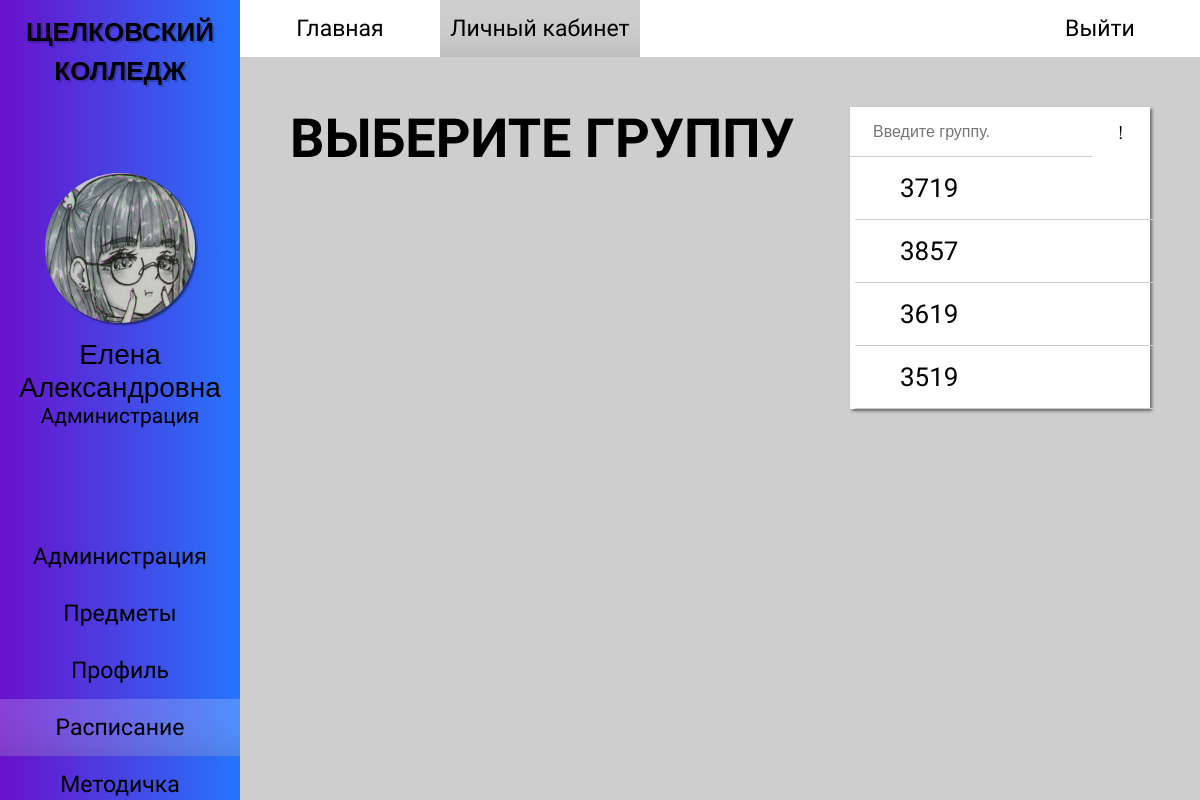
The app's page /schedule.php (signed in) with its own data.
### tables this page shows
CREATE TABLE `groups` (
  `id_group` int(11) NOT NULL,
  `name` varchar(45) NOT NULL,
  `id_speciality` int(11) NOT NULL,
  `enrollment` date NOT NULL,
  `formstudy` varchar(10) NOT NULL,
  `id_classroom` int(11) NOT NULL
);

### schedule.php (the view, shortened to what this page needs)
<?
$user_info = $_SESSION['user_info'];
$user_fio = explode(' ', $user_info[0]);
$user_info[0] = $user_fio[1].' '.$user_fio[2];
require_once 'php/connection.php';
$query_group_list  = "SELECT id_group, groups.name FROM `groups` ";
$result_group_list = mysqli_query($link, $query_group_list);
?>
<!DOCTYPE html>
<html>
<head>
    <link rel="stylesheet" href="styles/style_admin.css">
    <link rel="stylesheet" href="styles/contents/style_schedule.css">
    <link rel="stylesheet" href="styles/style_adaptability.css">
</head>
<body>
    <div id="main-wrapper">
        <div id="wrapper-one">
            <div id="side-bar">
                <div class="hm-logo">
                    <h2> <a href="index.php"> ЩЕЛКОВСКИЙ <br> КОЛЛЕДЖ </a> </h2>
                </div>
                <div class="sb-profile">
                    <img src="images/avatar.jpg">
                    <? echo " <p class='sb-name'> $user_info[0] </p>"; ?>
                    <? echo "<p class='sb-role'> $user_info[1] </p>"; ?>
                </div>
                <div class="sb-menu">
                    <ul>
                        <li> <a href="administration.php"> Администрация </a> </li>
                        <li> <a href="subject.php"> Предметы </a> </li>
                        <li> <a href="student_you.php"> Профиль </a> </li>
                        <li> <a href="schedule.php" id="sb-menu_active"> Расписание </a> </li>
                        <li> <a href="metodichka.php"> Методичка </a> </li>
                    </ul>
                </div>
            </div>
        </div>
        <div id="wrapper-two">
            <div id="header-menu">
                <div class="hm-menu">
                    <ul>
                        <li> <a href="index.php"> Главная </a> </li>
                        <li> <a href="student_you.php" id="hm-menu_active"> Личный кабинет</a> </li>
                    </ul>
                </div>
                <div class="hm-login">
                    <a href="php/logout.php"> Выйти </a>
                </div>
            </div>
            <div id="content">
                <div id="rasp">
                    <? include "php/shedule_table.php"; ?>
                </div>
                <div class="is-search">
                <form id="search-form" method="GET">
                        <div class="s-b">
                            <input id="enter" type="text" placeholder="Введите группу." value="" name="search-field">
                            <input id="search" type="submit" value="!" name="search-button">
                        </div>
                    </form>
                    <form method="GET" action="schedule.php">
                        <?
                        while ($data_group_list = mysqli_fetch_row($result_group_list))
                        {
                            echo "<p class='text-p'> $data_group_list[1] <input class='p-button' type='submit' name='id' value='$data_group_list[0]'> </p>";
                            echo "<hr>";
                        }
                        ?>
                    </form>
            </div>
        </div>
    </div>
</body>
</html>

### styles/style_admin.css (style rules this page uses)
* { box-sizing: border-box; margin: 0; padding: 0; }
html, head, body, #main-wrapper { font-family: "PT Sans Narrow", sans-serif, "Roboto", sans-serif, "Oswald", sans-serif; overflow-y: hidden; height: 100% !important; min-height: 100%; background-color: #CECECE; }
#wrapper-one { float: left; width: 20%; min-height: 100%; }
#wrapper-two { float: right; overflow-y: scroll; width: 80%; min-height: 100%; }
#wrapper-one { position: relative; z-index: 15; float: left; overflow: hidden; overflow: scroll; width: 20%; height: 100%; background-image: linear-gradient(to right, #6A11CB 0%, #2575FC 100%); -ms-overflow-style: none; scrollbar-width: none; }
.hm-logo h2 { font-family: "Oswald", sans-serif; font-size: 26px; padding: 10px 0; text-align: center; text-shadow: 2px 2px 0 rgba(0,0,0,0.2); }
.sb-profile img { display: block; width: 150px; height: 150px; margin: 75px auto 15px auto; border-radius: 100%; box-shadow: 2px 2px 2px 0 rgba(0,0,0,0.5); }
.sb-profile .sb-name { font-family: "Roboto", sans-serif; font-size: 28px; text-align: center; }
.sb-profile .sb-role { font-size: 21px; text-align: center; }
.sb-menu { display: flex; flex-direction: column; padding: 100px 0; }
.sb-menu ul { display: flex; flex-direction: column; width: 100%; list-style-type: none; }
.sb-menu a { font-size: 23px; display: block; width: 100%; padding: 15px 0 15px 0; transition: 0.3s linear; text-align: center; text-decoration: none; color: black; }
.sb-menu a:hover, #sb-menu_active { transition: 0.2s linear; background-color: rgba(255,255,255,0.2); box-shadow: 0 -75px 85px -130px rgba(0,0,0,0.85) inset; }
#header-menu { display: flex; background-color: white; flex-wrap: wrap; }
.hm-menu { display: flex; flex-wrap: wrap; }
.hm-menu ul { display: flex; width: 100%; list-style-type: none; flex-wrap: wrap; }
.hm-menu a { font-size: 23px; display: block; width: 100%; min-width: 200px; padding: 15px 0 15px 0; transition: 0.3s linear; text-align: center; text-decoration: none; color: black; }
.hm-menu a:hover, #hm-menu_active { transition: 0.2s linear; background-color: #CECECE; box-shadow: 0 -75px 85px -130px rgba(0,0,0,0.85) inset; }
.hm-login { margin-left: auto; }
.hm-login a { font-size: 23px; display: block; min-width: 200px; padding: 15px 0 15px 0; transition: 0.3s linear; text-align: center; text-decoration: none; color: black; background-color: white; }
.hm-logo a { text-decoration: none; color: black; }
#content { padding: 50px; }
.text-p { font-size: 26px; position: relative; width: 100%; padding: 16px 0px; transition: 0.2s linear; text-indent: 50px; }
.s-b { display: flex; }
.s-b input { flex-grow: 1; }

### styles/contents/style_schedule.css (style rules this page uses)
#content { display: flex; width: 100%; height: 100%; flex-flow: row wrap; justify-content: flex-end; }
#content hr { width: 100%; margin: 0 5px; border: 0; border-bottom: 1px solid #CCCCCC; background: #999999; }
#rasp { margin-bottom: 50px; flex-grow: 1; }
#content .is-search { width: 25%; min-width: 300px; height: 100%; margin-left: 50px; background-color: white; box-shadow: 2px 2px 3px 0 rgba(0,0,0,0.5); }
#content .is-search input { font-size: 16px; height: 50px; margin: 5px auto; padding: 1%; text-indent: 20px; border: none; }
#enter { font-size: 21px; width: 70%; width: 80%; height: 55px; margin: 0 !important; border: none; border-bottom: 1px solid rgba(0,0,0,0.2) !important; }
#search { font-family: "Oswald", sans-serif; font-size: 16px; float: right; width: 30%; width: 19%; height: 55px; margin: 0 !important; transition: 0.2s linear; text-align: center; text-indent: 0px !important; border: none; background-color: white; }

### styles/style_adaptability.css (style rules this page uses)
#main-wrapper { min-width: 800px; }
@media screen and (max-width: 1210px) { .hm-logo { width: 100%; } }
@media screen and (max-width: 1210px) { .hm-menu { align-items: center; justify-content: center; } }

### records on screen
groups: name "3719"
groups: name "3857"
groups: name "3619"
groups: name "3519"

### other values on screen
$user_info[0] "Елена Александровна"
$user_info[1] "Администрация"
